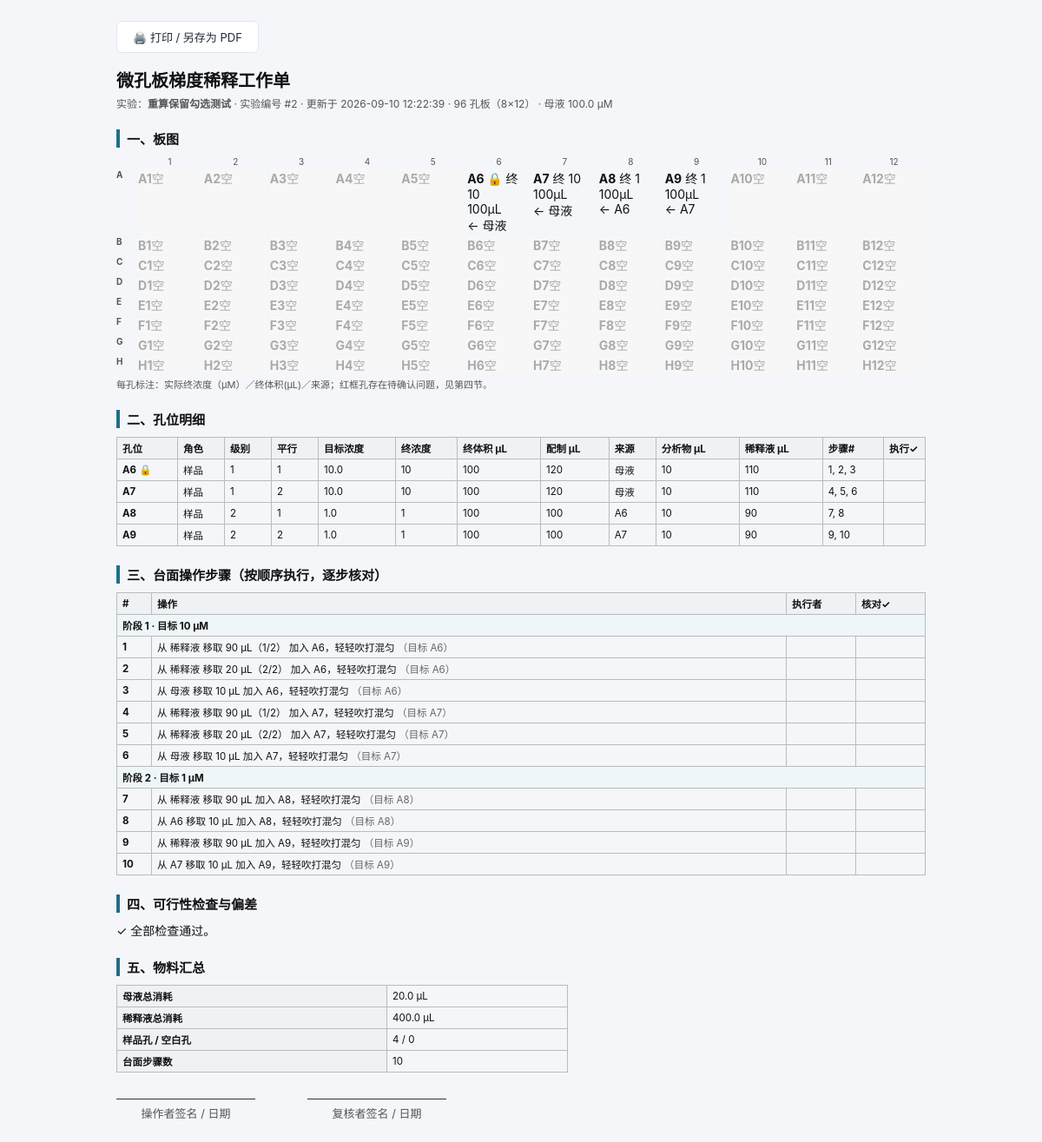
Screenshot of /api/experiments/2/worksheet with the database file from the repository.
### tables this page shows
CREATE TABLE experiments (
    id INTEGER PRIMARY KEY AUTOINCREMENT,
    name TEXT NOT NULL,
    config_json TEXT NOT NULL DEFAULT '{}',
    result_json TEXT NOT NULL DEFAULT '{}',
    created_at TEXT NOT NULL,
    updated_at TEXT NOT NULL
);

### app.py (the view)
@app.get("/api/experiments/<int:exp_id>/worksheet")
def worksheet_saved(exp_id):
    exp = db.get_experiment(exp_id)
    if not exp:
        return jsonify({"error": "实验不存在"}), 404
    return _worksheet_response(exp["result"], exp)

### app.py (called while the page is built)
def _worksheet_response(result: dict, exp: dict | None) -> Response:
    phase_seen = set()
    for s in result["steps"]:
        s["phase_start"] = s["phase"] not in phase_seen
        phase_seen.add(s["phase"])
    slot_labels = {w["slot"]: w["label"] for w in result["wells"]}
    well_steps: dict[int, list[int]] = {}
    for s in result["steps"]:
        well_steps.setdefault(s["target_slot"], []).append(s["order"])
    for w in result["wells"]:
        w["step_orders"] = well_steps.get(w["slot"], [])
    for i in result["issues"]:
        i["slot_labels"] = [slot_labels.get(s, str(s)) for s in i["slots"]]
    html = render_template("worksheet.html", r=result,
                           exp=exp, name=(exp or {}).get("name", "未保存方案"))
    return Response(html, mimetype="text/html")

### db.py (called while the page is built)
def get_db() -> sqlite3.Connection:
    conn = sqlite3.connect(DB_PATH)
    conn.row_factory = sqlite3.Row
    conn.execute("PRAGMA foreign_keys = ON")
    return conn

def get_experiment(exp_id: int) -> dict | None:
    with get_db() as conn:
        row = conn.execute(
            "SELECT * FROM experiments WHERE id=?", (exp_id,)
        ).fetchone()
        if row is None:
            return None
        exp = dict(row)
        exp["config"] = json.loads(exp.pop("config_json"))
        exp["result"] = json.loads(exp.pop("result_json"))
        steps = conn.execute(
            "SELECT step_order, done, done_at, note FROM step_states "
            "WHERE experiment_id=? ORDER BY step_order",
            (exp_id,),
        ).fetchall()
        exp["step_states"] = {s["step_order"]: dict(s) for s in steps}
        exp["logs"] = [dict(r) for r in conn.execute(
            "SELECT step_order, action, detail, created_at FROM execution_log "
            "WHERE experiment_id=? ORDER BY id", (exp_id,)
        ).fetchall()]
        return exp

### templates/worksheet.html (shortened to what this page needs)
<!DOCTYPE html>
<html lang="zh-CN">
<head>
<link rel="stylesheet" href="/static/style.css">
</head>
<body>
<div class="ws-page">
  <div class="no-print" style="margin-bottom:16px">
    <button onclick="window.print()" style="padding:8px 18px">🖨️ 打印 / 另存为 PDF</button>
  </div>
  <h1>微孔板梯度稀释工作单</h1>
  <div class="ws-meta">
    实验：<b>{{ name }}</b>
    {% if exp %}· 实验编号 #{{ exp.id }} · 更新于 {{ exp.updated_at }}{% endif %}
    · {{ r.plate_type }} 孔板（{{ r.rows }}×{{ r.cols }}）
    · 母液 {{ r.config.stock_concentration }} {{ r.summary.concentration_unit }}
  </div>
  <h2>一、板图</h2>
  <div style="display:grid;gap:3px;grid-template-columns:22px repeat({{ r.cols }}, 1fr)">
    <div></div>
    {% for c in range(1, r.cols + 1) %}<div style="font-size:10px;color:#555;text-align:center">{{ c }}</div>{% endfor %}
    {% for row in range(r.rows) %}
      <div style="font-size:10px;font-weight:700;color:#555">{{ 'ABCDEFGH'[row] }}</div>
      {% for col in range(r.cols) %}
        {% set slot = row * r.cols + col %}
        {% set wmap = r.wells | selectattr('slot', 'equalto', slot) | list %}
        {% if wmap %}
          {% set w = wmap[0] %}
          <div class="w {{ 'blank' if w.role == 'blank' else '' }} {{ 'err' if w.issue_codes else '' }}">
            <b>{{ w.label }}{% if w.locked %} 🔒{% endif %}</b>
            {% if w.role == 'blank' %}空白{% else %}终 {{ '%.4g'|format(w.computed_conc or 0) }}{% endif %}
            <br>{{ '%.4g'|format(w.final_volume) }}µL
            <br>← {{ w.source_label or '–' }}
          </div>
        {% else %}
          <div class="w" style="background:#f7f7f7;color:#aaa"><b>{{ 'ABCDEFGH'[row] }}{{ col + 1 }}</b>空</div>
        {% endif %}
      {% endfor %}
    {% endfor %}
  </div>
  <div style="font-size:11px;color:#555;margin-top:4px">
    每孔标注：实际终浓度（{{ r.summary.concentration_unit }}）／终体积(µL)／来源；红框孔存在待确认问题，见第四节。
  </div>
  <h2>二、孔位明细</h2>
  <table class="ws-table">
    <thead><tr>
      <th>孔位</th><th>角色</th><th>级别</th><th>平行</th>
      <th>目标浓度</th><th>终浓度</th><th>终体积 µL</th><th>配制 µL</th>
      <th>来源</th><th>分析物 µL</th><th>稀释液 µL</th><th>步骤#</th><th>执行✓</th>
    </tr></thead>
    <tbody>
    {% for w in r.wells %}
      <tr>
        <td><b>{{ w.label }}</b>{% if w.locked %} 🔒{% endif %}</td>
        <td>{{ '空白' if w.role == 'blank' else '样品' }}</td>
        <td>{{ '–' if w.level < 0 else w.level + 1 }}</td>
        <td>{{ w.replicate or '–' }}</td>
        <td>{{ w.target_conc if w.role == 'sample' else 0 }}</td>
        <td>{{ '%.4g'|format(w.computed_conc or 0) }}</td>
        <td>{{ '%.4g'|format(w.final_volume) }}</td>
        <td>{{ '%.4g'|format(w.prep_volume) }}</td>
        <td>{{ w.source_label or '–' }}</td>
        <td>{{ '%.4g'|format(w.analyte_transfer.volume) if w.analyte_transfer else '–' }}</td>
        <td>{{ '%.4g'|format(w.diluent_transfer.volume) if w.diluent_transfer else '–' }}</td>
        <td>{{ w.step_orders | join(', ') }}</td>
        <td style="width:48px">　</td>
      </tr>
    {% endfor %}
    </tbody>
  </table>
  <h2>三、台面操作步骤（按顺序执行，逐步核对）</h2>
  <table class="ws-table">
    <thead><tr><th style="width:40px">#</th><th>操作</th><th style="width:80px">执行者</th><th style="width:80px">核对✓</th></tr></thead>
    <tbody>
    {% for s in r.steps %}
      {% if s.phase_start %}
        <tr><td colspan="4" style="background:#eef6f9;font-weight:700">{{ s.phase_title }}</td></tr>
      {% endif %}
      <tr>
        <td><b>{{ s.order }}</b></td>
        <td>{{ s.text }} <span style="color:#666">（目标 {{ s.target_label }}）</span></td>
        <td>　</td><td>　</td>
      </tr>
    {% endfor %}
    </tbody>
  </table>
  <h2>四、可行性检查与偏差</h2>
  {% if r.issues %}
    <table class="ws-table">
      <thead><tr><th style="width:56px">级别</th><th style="width:140px">代码</th><th>说明</th><th style="width:140px">相关孔</th></tr></thead>
      <tbody>
      {% for i in r.issues %}
        <tr>
          <td>{{ '错误' if i.severity == 'error' else '警告' }}</td>
          <td>{{ i.code }}</td>
          <td>{{ i.message }}</td>
          <td>{{ i.slot_labels | join(', ') }}</td>
        </tr>
      {% endfor %}
      </tbody>
    </table>
  {% else %}
    <div>✓ 全部检查通过。</div>
  {% endif %}
  <h2>五、物料汇总</h2>
  <table class="ws-table" style="max-width:520px">
    <tr><th>母液总消耗</th><td>{{ r.summary.stock_used }} µL{% if r.config.stock_volume %}（备量 {{ r.config.stock_volume }} µL）{% endif %}</td></tr>
    <tr><th>稀释液总消耗</th><td>{{ r.summary.diluent_used }} µL</td></tr>
    <tr><th>样品孔 / 空白孔</th><td>{{ r.summary.sample_count }} / {{ r.summary.blank_count }}</td></tr>
    <tr><th>台面步骤数</th><td>{{ r.summary.step_count }}</td></tr>
  </table>
  <div style="margin-top:30px;display:flex;gap:60px;font-size:13px">
    <div style="border-top:1px solid #333;padding-top:6px;min-width:160px;text-align:center;color:#555">操作者签名 / 日期</div>
    <div style="border-top:1px solid #333;padding-top:6px;min-width:160px;text-align:center;color:#555">复核者签名 / 日期</div>
  </div>
</div>
</body>
</html>

### static/style.css (style rules this page uses)
:root { --bg: #f4f6f9; --panel: #ffffff; --ink: #1f2937; --muted: #6b7280; --line: #e2e6ec; --brand: #1d6f8a; --brand-dark: #155668; --ok: #15803d; --warn: #b45309; --warn-bg: #fef3c7; --err: #b91c1c; --err-bg: #fee2e2; --lock: #7c3aed; --shadow: 0 1px 3px rgba(20, 40, 60, .08), 0 4px 14px rgba(20, 40, 60, .06); }
* { box-sizing: border-box; }
body { margin: 0; font-family: -apple-system, "Segoe UI", "PingFang SC", "Microsoft YaHei", sans-serif; background: var(--bg); color: var(--ink); font-size: 14px; }
button, select, input { font-family: inherit; font-size: 13px; }
button { border: 1px solid var(--line); background: #fff; color: var(--ink); padding: 6px 12px; border-radius: 6px; cursor: pointer; transition: background .12s; }
.ws-page { max-width: 980px; margin: 0 auto; padding: 24px; color: #111; }
.ws-page h1 { font-size: 20px; margin: 0 0 4px; }
.ws-meta { color: #555; font-size: 12px; margin-bottom: 16px; }
.ws-page h2 { font-size: 15px; border-left: 4px solid var(--brand); padding-left: 8px; margin: 22px 0 10px; }
.ws-table { width: 100%; border-collapse: collapse; font-size: 11.5px; margin-bottom: 10px; }
.ws-table th, .ws-table td { border: 1px solid #bbb; padding: 4px 6px; text-align: left; }
.ws-table th { background: #eef2f5; }

### rows the page displays
experiments: name "重算保留勾选测试", id "2", updated_at "2026-09-10 12:22:39"

### other values shown
{{ r.plate_type }} "96"
{{ r.rows }} "8"
{{ r.cols }} "12"
{{ r.config.stock_concentration }} "100.0"
{{ r.summary.concentration_unit }} "µM"
{{ c }} "1" "2" "3" "4" "5" "6" "7" "8" "9" "10" "11" "12"
{{ 'ABCDEFGH'[row] }} "A" "B" "C" "D" "E" "F" "G" "H"
{{ 'ABCDEFGH'[row] }} "A" "A" "A" "A" "A" "A" "A" "A" "B" "B" "B" "B" "B" "B" "B" "B" "B" "B" "B" "B" "C" "C" "C" "C" "C" "C" "C" "C" "C" "C" "C" "C" "D" "D" "D" "D" "D" "D" "D" "D" "D" "D" "D" "D" "E" "E" "E" "E" "E" "E" "E" "E" "E" "E" "E" "E" "F" "F" "F" "F" "F" "F" "F" "F" "F" "F" "F" "F" "G" "G" "G" "G" "G" "G" "G" "G" "G" "G" "G" "G" "H" "H" "H" "H" "H" "H" "H" "H" "H" "H" "H" "H"
{{ col + 1 }} "1" "2" "3" "4" "5" "10" "11" "12" "1" "2" "3" "4" "5" "6" "7" "8" "9" "10" "11" "12" "1" "2" "3" "4" "5" "6" "7" "8" "9" "10" "11" "12" "1" "2" "3" "4" "5" "6" "7" "8" "9" "10" "11" "12" "1" "2" "3" "4" "5" "6" "7" "8" "9" "10" "11" "12" "1" "2" "3" "4" "5" "6" "7" "8" "9" "10" "11" "12" "1" "2" "3" "4" "5" "6" "7" "8" "9" "10" "11" "12" "1" "2" "3" "4" "5" "6" "7" "8" "9" "10" "11" "12"
{{ w.label }} "A6" "A7" "A8" "A9"
{{ '%.4g'|format(w.computed_conc or 0) }} "10" "10" "1" "1"
{{ '%.4g'|format(w.final_volume) }} "100" "100" "100" "100"
{{ w.source_label or '–' }} "母液" "母液" "A6" "A7"
{{ '空白' if w.role == 'blank' else '样品' }} "样品" "样品" "样品" "样品"
{{ '–' if w.level < 0 else w.level + 1 }} "1" "1" "2" "2"
